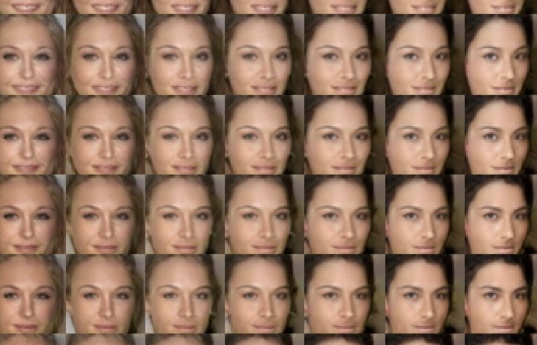
#> input picture cas2.jpg, 537 x 345 px; its folder holds only this picture in this run
$ python opencv.py
#> lines starting #> are read from the running program, lines starting #| are printed output that depends on the picture
import cv2
import glob
"""
img = cv2.imread("galaxy.jpg",0)

print((img))
resize_image = cv2.resize(img,(500,500))
cv2.imshow("Gal",resize_image)
cv2.waitKey(20000)
cv2.destroyAllWindows()
"""
images = glob.glob("*.jpg")

for image in images:
    img = cv2.imread(image,0)
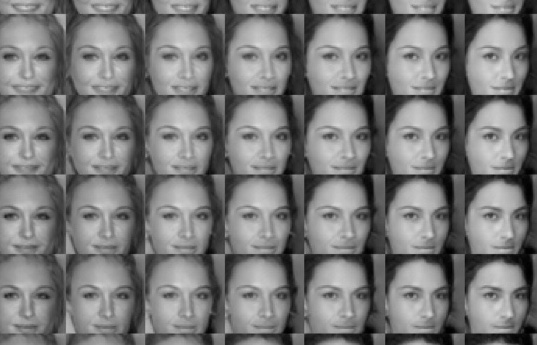
#> img: shape (345, 537); min 0, max 218, mean 119.3
    re = cv2.resize(img,(100,100))
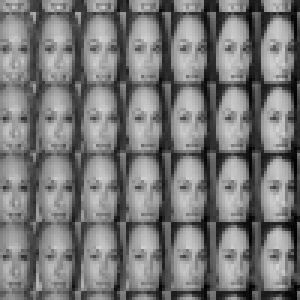
#> re: shape (100, 100) (shown 3 times larger); min 0, max 211, mean 119.4
    cv2.imshow("hey",re)
    cv2.waitKey(2000)
    cv2.destroyAllWindows()
    cv2.imwrite("resized"+image,re)

$ run again, on cas3.jpg
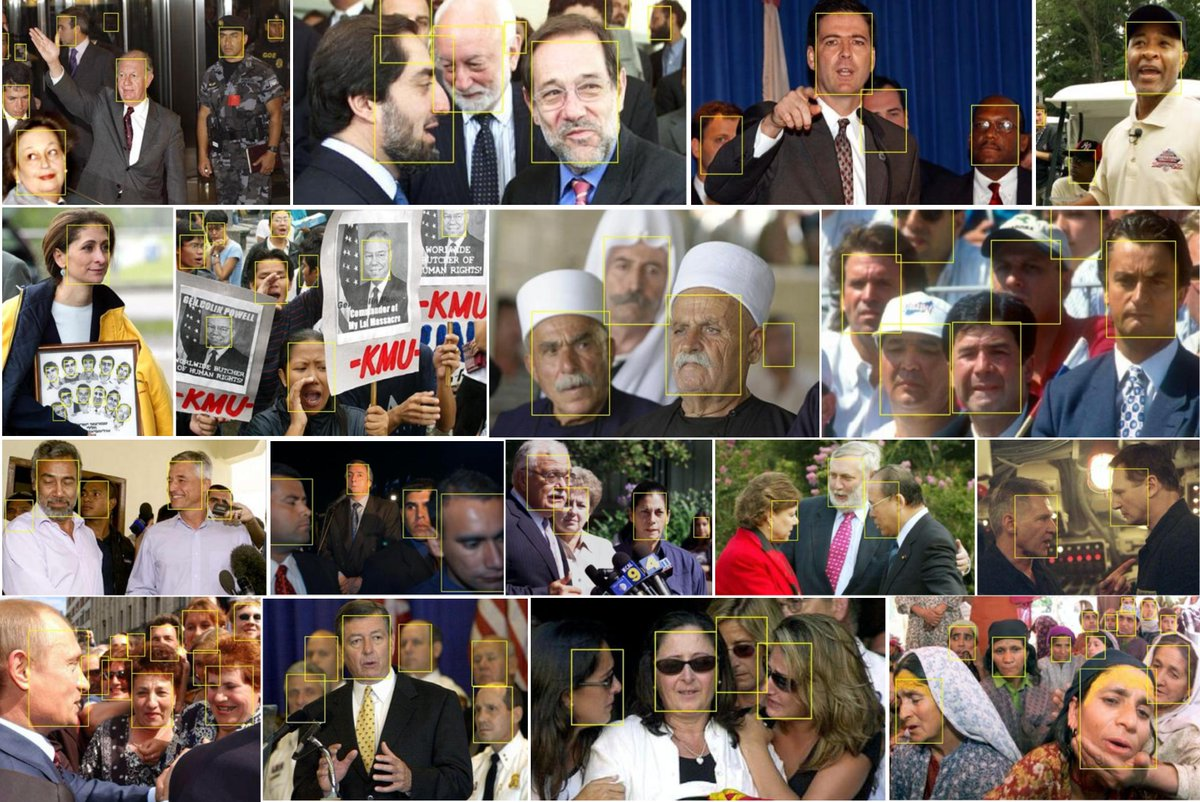
#> input picture cas3.jpg, 1200 x 802 px
#> `img = cv2.imread(image,0)`:
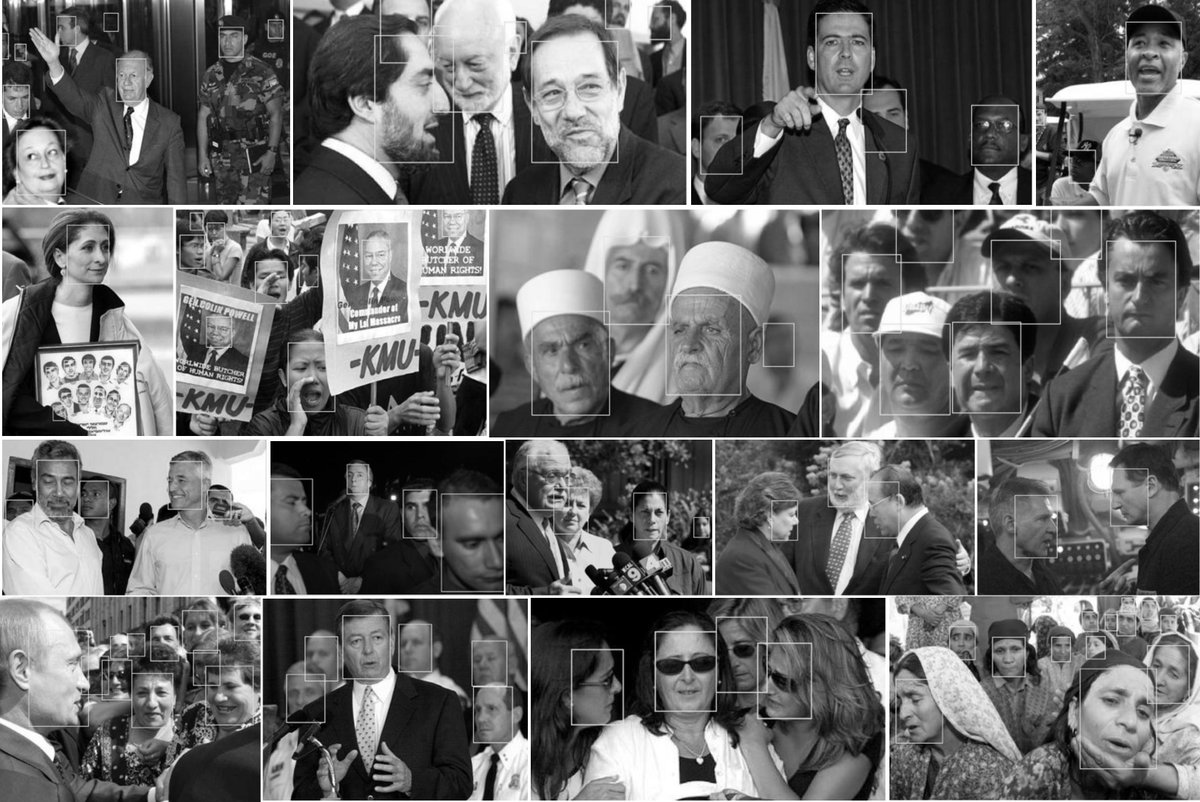
#> img: shape (802, 1200); min 0, max 255, mean 106.6
#> `re = cv2.resize(img,(100,100))`:
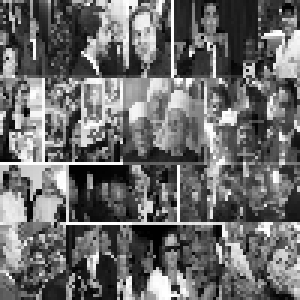
#> re: shape (100, 100) (shown 3 times larger); min 0, max 255, mean 106.6
